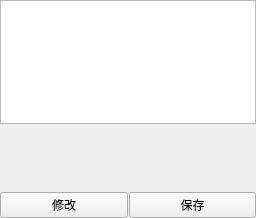
        <widget class="QWidget" name="page_edit">
         <layout class="QVBoxLayout" name="verticalLayout_21">
          <property name="spacing">
           <number>0</number>
          </property>
          <property name="leftMargin">
           <number>0</number>
          </property>
          <property name="topMargin">
           <number>0</number>
          </property>
          <property name="rightMargin">
           <number>0</number>
          </property>
          <property name="bottomMargin">
           <number>0</number>
          </property>
          <item>
           <layout class="QVBoxLayout" name="verticalLayout_8" stretch="11,6,1">
            <property name="spacing">
             <number>0</number>
            </property>
            <item>
             <widget class="QTextEdit" name="textEdit_2">
              <property name="font">
               <font>
                <pointsize>20</pointsize>
               </font>
              </property>
              <property name="html">
               <string>&lt;!DOCTYPE HTML PUBLIC &quot;-//W3C//DTD HTML 4.0//EN&quot; &quot;http://www.w3.org/TR/REC-html40/strict.dtd&quot;&gt;
&lt;html&gt;&lt;head&gt;&lt;meta name=&quot;qrichtext&quot; content=&quot;1&quot; /&gt;&lt;style type=&quot;text/css&quot;&gt;
p, li { white-space: pre-wrap; }
&lt;/style&gt;&lt;/head&gt;&lt;body style=&quot; font-family:'Cantarell'; font-size:20pt; font-weight:400; font-style:normal;&quot;&gt;
&lt;p style=&quot;-qt-paragraph-type:empty; margin-top:0px; margin-bottom:0px; margin-left:0px; margin-right:0px; -qt-block-indent:0; text-indent:0px; font-family:'SimSun'; font-size:9pt;&quot;&gt;&lt;br /&gt;&lt;/p&gt;&lt;/body&gt;&lt;/html&gt;</string>
              </property>
             </widget>
            </item>
            <item>
             <widget class="keyboard" name="Kwidget" native="true"/>
            </item>
            <item>
             <layout class="QHBoxLayout" name="horizontalLayout_20">
              <property name="spacing">
               <number>1</number>
              </property>
              <item>
               <widget class="QPushButton" name="pushButton_11">
                <property name="sizePolicy">
                 <sizepolicy hsizetype="Preferred" vsizetype="Preferred">
                  <horstretch>0</horstretch>
                  <verstretch>0</verstretch>
                 </sizepolicy>
                </property>
                <property name="text">
                 <string>修改</string>
                </property>
               </widget>
              </item>
              <item>
               <widget class="QPushButton" name="pushButton_12">
                <property name="sizePolicy">
                 <sizepolicy hsizetype="Preferred" vsizetype="Preferred">
                  <horstretch>0</horstretch>
                  <verstretch>0</verstretch>
                 </sizepolicy>
                </property>
                <property name="text">
                 <string>保存</string>
                </property>
               </widget>
              </item>
             </layout>
            </item>
           </layout>
          </item>
         </layout>
        </widget>
